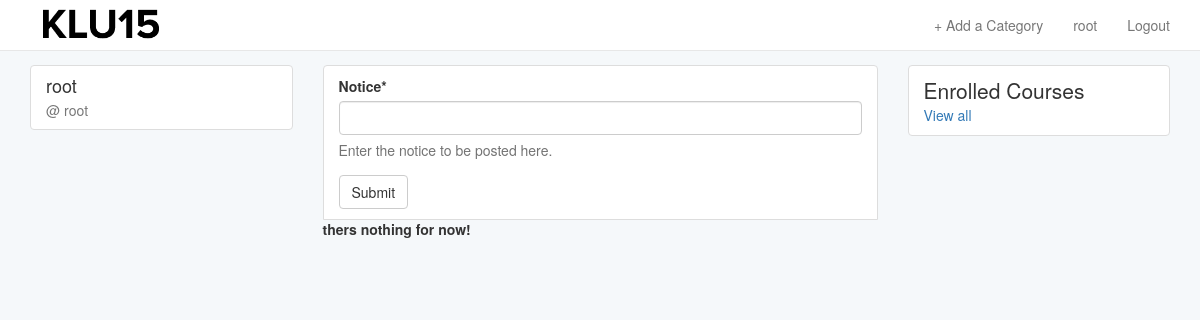
Page /rango/noticeboard/ (signed in) on the earlier database version.
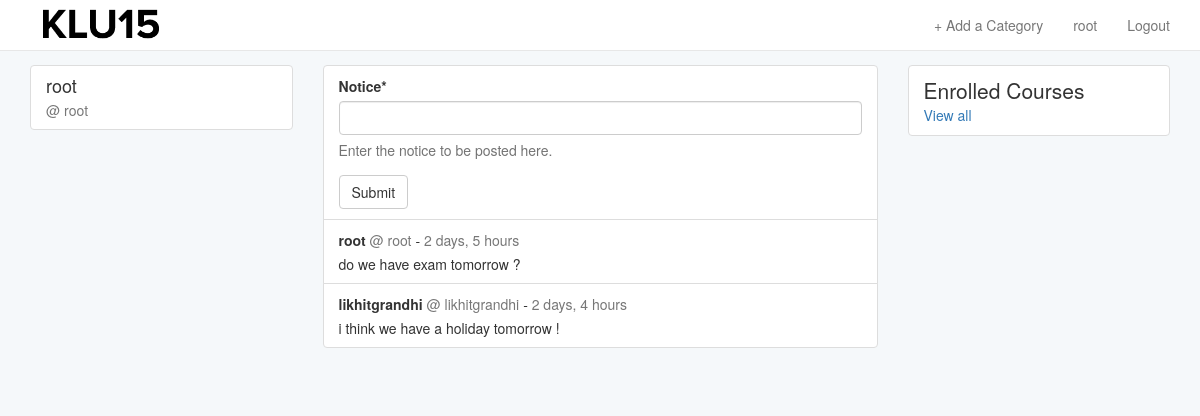
Same page on the later database version.
### rango/models.py (models this page shows, shortened)
class Noticeboard(models.Model):
    notice = models.CharField(max_length=500)
    post = models.TextField()
    user = models.ForeignKey(User)
    creation_date = models.DateTimeField(auto_now=True, blank=True)

### rango/views.py (the view, shortened to what this page needs)
@login_required(login_url='/rango/login')
def show_notices(request):
    department = Department.objects.filter(studentprofile__user=request.user.pk)
    form = NoticeboardForm()
    course_list = Course.objects.filter(department__studentprofile__user=request.user.pk)
    student = StudentProfile.objects.filter(department__studentprofile__user=request.user.pk)
    notice_list = Noticeboard.objects.all()
    context_dict = { 'department': department, 'notices': notice_list, 'form': form, 'username': request.user.username, 'courses': course_list,
                    'student': student,}
    return render(request, 'rango/noticeboard.html', context_dict)

### rango/forms.py
class NoticeboardForm(forms.ModelForm):
    notice = forms.CharField( max_length=500, help_text='Enter the notice to be posted here.')
    post = forms.Textarea()
    class Meta:
        model = Noticeboard
        fields = ('notice',)

### templates/rango/noticeboard.html (shortened to what this page needs)
{% extends 'rango/base.html' %}
{% load crispy_forms_tags %}
{% load staticfiles %}
{% load app_filters %}
{% block styles %}
            <link rel="stylesheet" type="text/css" href="{% static "css/cover.css" %}" />
{% endblock %}
    {% block body_block %}
<div style="margin-top: 15px; margin-bottom: 15px;" class="container">
    <div class="row">
        <div class="col-md-3">
            <div class="list-group">
                <div class="list-group-item">
                    <h4 class="list-group-item-heading"><a href="#" class="text-gray-dark">{{ user.get_username }}</a></h4>
                    <p class="list-group-item-text"><a href="/@likhitgrandhi" class="text-muted">@ {{ user.get_username }}</a>
                    </p>
                </div>
            </div>
        </div>
        <div class="col-md-6">
            <ul class="list-group">
                <li class="list-group-item">
                   <form method="POST" action="/rango/noticeboard/">
                  {{ form|crispy}}
                    <input class="btn btn-default" type="submit" name="submit">
                    </form>
                </li>
                {% if notices %}
                            {% for noticeboard in notices %}
                <li class="list-group-item">
                    <p class="list-group-item-heading"><a href="#" class="text-gray-dark"><strong>{{ noticeboard.user.username }}</strong><span>&nbsp;</span><span class="text-muted">@ {{ noticeboard.user.username }}</span></a><span>&nbsp;-&nbsp;</span><a href="#"><span class="text-muted">{{ noticeboard.creation_date|timesince }}</span></a>
                    </p>
                    <p style="word-wrap: break-word;" class="list-group-item-text">{{ noticeboard.notice }}
                </li>
               {% endfor %}
                        {% else %}
              <strong>thers nothing for now!</strong>
              {% endif %}
            </ul>
        </div>
        <div class="col-md-3">
            <ul class="list-group">
                <li class="list-group-item">
                    <p style="margin-bottom: 0;" class="lead">Enrolled Courses</p><a href="#">View all</a>
                </li>
            </ul>
        </div>
    </div>
</div>
                        {% endblock %}

### templates/rango/base.html (shortened to what this page needs)
<!DOCTYPE html>
{% load crispy_forms_tags %}
{% load staticfiles %}
<html lang="en">
<head>
    <link rel="stylesheet" href="https://maxcdn.bootstrapcdn.com/bootstrap/3.3.7/css/bootstrap.min.css">
    <link rel="stylesheet" href="https://maxcdn.bootstrapcdn.com/font-awesome/4.7.0/css/font-awesome.min.css">
    {% block styles %}
{% endblock %}
</head>
<body>
    <nav style="background-color: #fff;" class="navbar navbar-default navbar-fixed-top">
        <div class="container">
            <div class="navbar-header">
            <a class="navbar-brand" href="/rango/noticeboard">
                <img src="{% static "images/black.png" %}">
            </a>
            </div>
            <div id="navbar" class="collapse navbar-collapse">
                <ul class="nav navbar-nav navbar-right">
                    {% if user.is_authenticated %}
                <li>
                {% block link_block %}
                    <a href="#" data-toggle="modal" data-target="#myModal2">+ Add a Category</a>
                {% endblock %}
                </li>
                <li><a href="#">{{ user.get_username }}</a>
                </li>
                <li><a href="/rango/logout">Logout</a> </li>
                {% endif %}
                </ul>
            </div>
        </div>
    </nav>
  {% block body_block %}{% endblock %}
</body>
</html>

### static/css/cover.css (style rules this page uses)
body { padding-top: 50px; background-color: #f5f8fa; }
.navbar-brand { padding: 0px; }
.navbar-brand>img { height: 100%; padding: 0px 15px; width: auto; }
.text-gray-dark { color: #333; }

Differences in the rows shown:
added Noticeboard: user.username "root", creation_date "2 days, 5 hours", notice "do we have exam tomorrow ?"
added Noticeboard: user.username "likhitgrandhi", creation_date "2 days, 4 hours", notice "i think we have a holiday tomorrow !"
Other differences:
text no longer shown: "thers nothing for now!"
